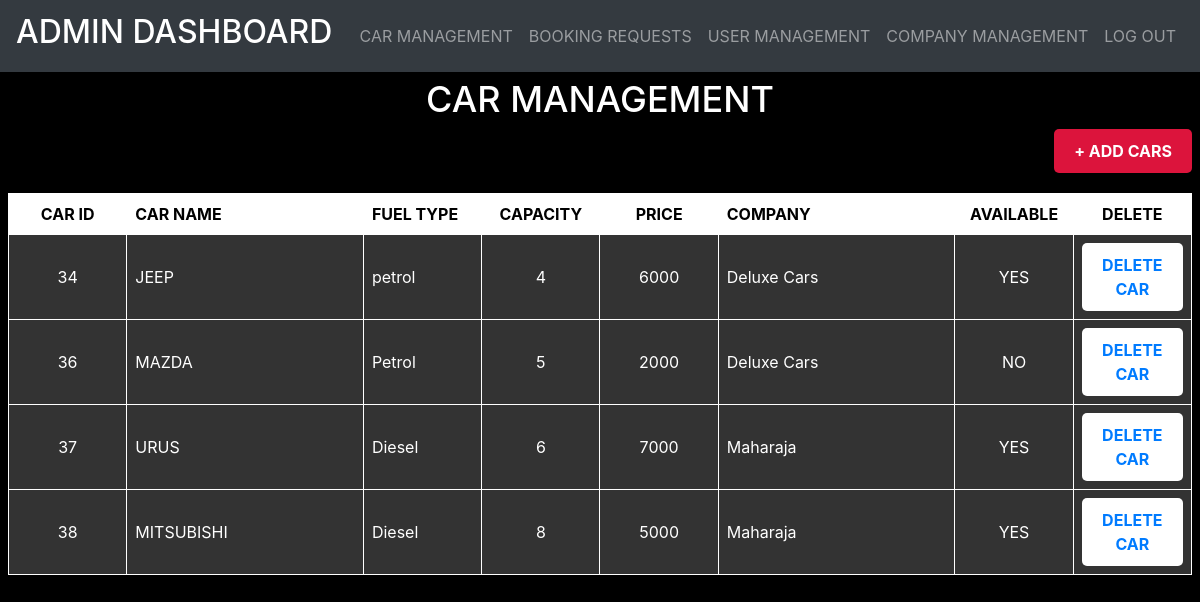
Screenshot of /admindash.php with the database file from the repository.
### tables this page shows
CREATE TABLE `cars` (
  `CAR_ID` int(11) NOT NULL,
  `CAR_NAME` varchar(255) NOT NULL,
  `FUEL_TYPE` varchar(255) NOT NULL,
  `CAPACITY` int(11) NOT NULL,
  `PRICE` int(11) NOT NULL,
  `CAR_IMG` varchar(255) NOT NULL,
  `AVAILABLE` varchar(255) NOT NULL,
  `cname` varchar(255) NOT NULL
);

### admindash.php (the view, shortened to what this page needs)
<!DOCTYPE html>
<html lang="en">
<head>
    <link rel="stylesheet" href="slick.css">
    <link rel="stylesheet" href="style.css">
    <link rel="stylesheet" href="fixed.css">
    <link rel="stylesheet" href="bootstrap.min.css">
</head>
<body  data-spy="scroll" data-target="#navbarResponsive">
<?php
require_once('connection.php');
$query="SELECT *from cars";
$queryy=mysqli_query($con,$query);
?>
<nav class="navbar navbar-expand-lg navbar-dark bg-dark fixed-top">
        <a class="navbar-brand" href="admindash.php">
            <h2>ADMIN DASHBOARD</h2>
        </a>
        <div class="collapse navbar-collapse" id="navbarResponsive">
            <ul class="navbar-nav ml-auto">
                <li class="nav-item">
                    <a class="nav-link" href="admindash.php">CAR MANAGEMENT</a>
                </li>
                <li  class="nav-item">
                    <a class="nav-link"  href="adminbooking.php">BOOKING REQUESTS</a>
                </li>
                <li  class="nav-item">
                    <a class="nav-link"  href="adminusers.php">USER MANAGEMENT</a>
                </li>
                <li  class="nav-item">
                    <a class="nav-link"  href="admincompanymanagement.php">COMPANY MANAGEMENT</a>
                </li>
                <li  class="nav-item">
                    <a class="nav-link"  href="index.php"><?php session_destroy();?>LOG OUT</a>
                </li>
            </ul>
        </div>
    </nav>
    <div >
    <h1 class="header">CAR MANAGEMENT</h1>
    <button class="add"><a href="addcar.php">+ ADD CARS</a></button>
            <div>
                <div>
                    <table class="content-table">
                <thead>
                    <tr>
                        <th>CAR ID</th>
                        <th>CAR NAME</th>
                        <th>FUEL TYPE</th>
                        <th>CAPACITY</th>
                        <th>PRICE</th>
                        <th>COMPANY</th>
                        <th>AVAILABLE</th>
                        <th>DELETE</th>
                    </tr>
                </thead>
                <tbody>
                <?php
                while($res=mysqli_fetch_array($queryy)){
                ?>
                <tr  class="active-row">
                <td><?php echo $res['CAR_ID'];?></php></td>
                    <td><?php echo $res['CAR_NAME'];?></php></td>
                    <td><?php echo $res['FUEL_TYPE'];?></php></td>
                    <td><?php echo $res['CAPACITY'];?></php></td>
                    <td><?php echo $res['PRICE'];?></php></td>
                    <td><?php echo $res['cname'];?></php></td>
                    <td><?php
                    if($res['AVAILABLE']=='Y')
                    {
                        echo 'YES';
                    }
                    else{
                        echo 'NO';
                    }
                    ?></php></td>
                    <td><button type="submit" class="but" name="approve"><a href="deletecar.php?id=<?php echo $res['CAR_ID']?>">DELETE CAR</a></button></td>
                </tr>
               <?php } ?>
                </tbody>
                </table>
                </div>
            </div>
        </div>
</body>
</html>

### style.css (style rules this page uses)
body { margin: 0; padding: 0; color: black; font-family:'Lato', sans-serif ; }
.navbar-nav { display: flex; justify-content: center; }

### fixed.css (style rules this page uses)
.fixed-top { -webkit-backface-visibility: hidden; }

### admindash.php (style rules this page uses)
body { background-color: black; color: white; padding: 8px; }
.content-table th { background-color: white; color: black; }
.content-table td { background-color: black; color: white; }
.content-table .active-row td { background-color: #333333; }
.but { background-color: white; color: white; border: none; padding: 10px 20px; border-radius: 5px; text-decoration: none; font-size: 16px; font-weight: bold; cursor: pointer; }
.header { font-size: 36px; text-align: center; margin-top: 70px; color: white; }
.add { background-color: crimson; color: white; border: none; padding: 10px 20px; border-radius: 5px; text-decoration: none; font-size: 16px; font-weight: bold; cursor: pointer; margin-bottom: 20px; float: right; }
.add a { color: white; text-decoration: none; }
.content-table { border-collapse: collapse; width: 100%; }
.content-table td, .content-table th { border: 1px solid white; padding: 8px; }
.content-table td:first-child, .content-table th:first-child { width: 10%; text-align: center; }
.content-table td:nth-child(2), .content-table th:nth-child(2) { width: 20%; }
.content-table td:nth-child(3), .content-table th:nth-child(3) { width: 10%; }
.content-table td:nth-child(4), .content-table th:nth-child(4) { width: 10%; text-align: center; }
.content-table td:nth-child(5), .content-table th:nth-child(5) { width: 10%; text-align: center; }
.content-table td:nth-child(6), .content-table th:nth-child(6) { width: 20%; }
.content-table td:nth-child(7), .content-table th:nth-child(7) { width: 10%; text-align: center; }
.content-table td:nth-child(8), .content-table th:nth-child(8) { width: 10%; text-align: center; }

### rows the page displays
cars: CAR_ID "34", CAR_NAME "JEEP", FUEL_TYPE "petrol", CAPACITY "4", PRICE "6000", cname "Deluxe Cars", AVAILABLE "YES"
cars: CAR_ID "36", CAR_NAME "MAZDA", FUEL_TYPE "Petrol", CAPACITY "5", PRICE "2000", cname "Deluxe Cars", AVAILABLE "NO"
cars: CAR_ID "37", CAR_NAME "URUS", FUEL_TYPE "Diesel", CAPACITY "6", PRICE "7000", cname "Maharaja", AVAILABLE "YES"
cars: CAR_ID "38", CAR_NAME "MITSUBISHI", FUEL_TYPE "Diesel", CAPACITY "8", PRICE "5000", cname "Maharaja", AVAILABLE "YES"
